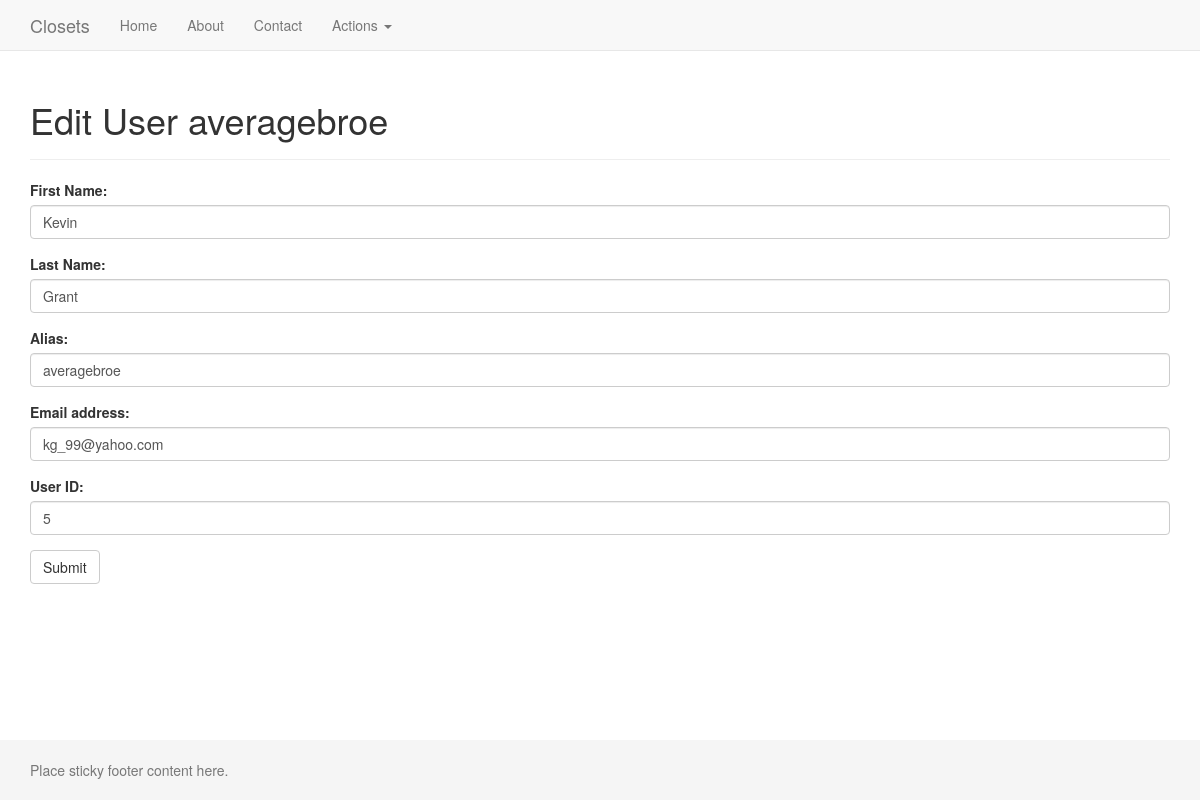
/editUser.php?email=kg_99@yahoo.com, run on the app's committed database.
### tables this page shows
CREATE TABLE IF NOT EXISTS `users` (
  `userId` int(11) NOT NULL AUTO_INCREMENT,
  `firstName` varchar(45) DEFAULT NULL,
  `lastName` varchar(45) DEFAULT NULL,
  `emailAddress` varchar(80) DEFAULT NULL,
  `hashcode` varchar(40) DEFAULT NULL,
  `alias` varchar(45) DEFAULT NULL,
  `rating` int(11) DEFAULT '0',
  `joinDate` datetime DEFAULT CURRENT_TIMESTAMP,
  `levelId` int(11) DEFAULT '4',
  PRIMARY KEY (`userId`),
  UNIQUE KEY `alias_UNIQUE` (`alias`),
  UNIQUE KEY `emailAddress_UNIQUE` (`emailAddress`),
  KEY `fk_users_userLevels1_idx` (`levelId`)
);

### editUser.php (the view)
<?php
include 'inc/header.inc';
require 'inc/dbcon.inc';
$email = $_GET['email'];
$query = "SELECT userId, firstName, lastName, emailAddress, alias, levelName, joinDate FROM users INNER JOIN userLevels on users.levelId = userLevels.levelId WHERE emailAddress = :email";
$statement = $db->prepare($query);
$statement->bindValue(':email', $email);
$statement->execute();
$user = $statement->fetch();
?>
<div class="container">
  <div class="page-header">
	<h1>Edit User <?php echo $user['alias']?></h1>
  </div>
<form role="form" action="editUserProc.php" method="post">
  <div class="form-group">
    <label for="firstName">First Name:</label>
    <input name="firstName" type="text" class="form-control" id="firstName" value="<?php echo $user['firstName']?>">
  </div>
  <div class="form-group">
    <label for="lastName">Last Name:</label>
    <input name="lastName" type="text" class="form-control" id="lastName" value="<?php echo $user['lastName']?>">
  </div>
  <div class="form-group">
    <label for="alias">Alias:</label>
    <input name="alias" type="text" class="form-control" id="alias" value="<?php echo $user['alias']?>">
  </div>
  <div class="form-group">
    <label for="email">Email address:</label>
    <input name="email" type="email" class="form-control" id="email" value="<?php echo $user['emailAddress']?>">
  </div>
  <div class="form-group">
    <label for="email">User ID:</label>
    <input name="id" type="text" class="form-control" id="id" value="<?php echo $user['userId']?>">
  </div>
  <button type="submit" class="btn btn-default">Submit</button>
</form>
</div>
<?php
include 'inc/footer.inc';
?>

### assets/css/sticky-footer-navbar.css (style rules this page uses)
html { position: relative; min-height: 100%; }
body { margin-bottom: 60px; }
body > .container { padding: 60px 15px 0; }

### data on the page
users: alias "averagebroe", firstName "Kevin", lastName "Grant", email "kg_99@yahoo.com", id "5"
